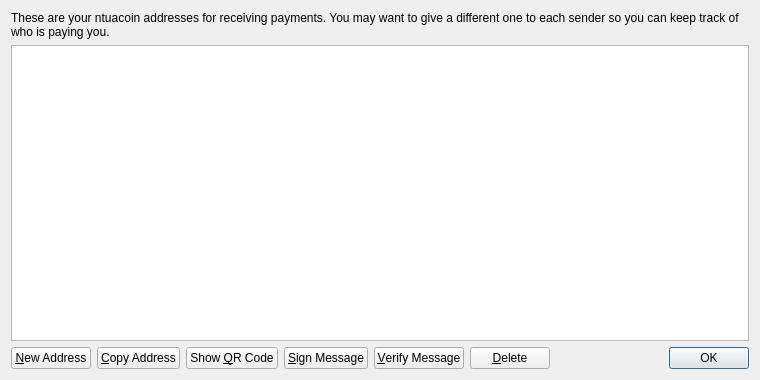
<?xml version="1.0" encoding="UTF-8"?>
<ui version="4.0">
 <class>AddressBookPage</class>
 <widget class="QWidget" name="AddressBookPage">
  <property name="geometry">
   <rect>
    <x>0</x>
    <y>0</y>
    <width>760</width>
    <height>380</height>
   </rect>
  </property>
  <property name="windowTitle">
   <string>Address Book</string>
  </property>
  <layout class="QVBoxLayout" name="verticalLayout">
   <item>
    <widget class="QLabel" name="labelExplanation">
     <property name="text">
      <string>These are your ntuacoin addresses for receiving payments. You may want to give a different one to each sender so you can keep track of who is paying you.</string>
     </property>
     <property name="textFormat">
      <enum>Qt::PlainText</enum>
     </property>
     <property name="wordWrap">
      <bool>true</bool>
     </property>
    </widget>
   </item>
   <item>
    <widget class="QTableView" name="tableView">
     <property name="contextMenuPolicy">
      <enum>Qt::CustomContextMenu</enum>
     </property>
     <property name="toolTip">
      <string>Double-click to edit address or label</string>
     </property>
     <property name="tabKeyNavigation">
      <bool>false</bool>
     </property>
     <property name="alternatingRowColors">
      <bool>true</bool>
     </property>
     <property name="selectionMode">
      <enum>QAbstractItemView::SingleSelection</enum>
     </property>
     <property name="selectionBehavior">
      <enum>QAbstractItemView::SelectRows</enum>
     </property>
     <property name="sortingEnabled">
      <bool>true</bool>
     </property>
     <attribute name="verticalHeaderVisible">
      <bool>false</bool>
     </attribute>
    </widget>
   </item>
   <item>
    <layout class="QHBoxLayout" name="horizontalLayout">
     <item>
      <widget class="QPushButton" name="newAddressButton">
       <property name="toolTip">
        <string>Create a new address</string>
       </property>
       <property name="text">
        <string>&amp;New Address</string>
       </property>
       <property name="icon">
        <iconset resource="../bitcoin.qrc">
         <normaloff>:/icons/add</normaloff>:/icons/add</iconset>
       </property>
      </widget>
     </item>
     <item>
      <widget class="QPushButton" name="copyToClipboard">
       <property name="toolTip">
        <string>Copy the currently selected address to the system clipboard</string>
       </property>
       <property name="text">
        <string>&amp;Copy Address</string>
       </property>
       <property name="icon">
        <iconset resource="../bitcoin.qrc">
         <normaloff>:/icons/editcopy</normaloff>:/icons/editcopy</iconset>
       </property>
      </widget>
     </item>
     <item>
      <widget class="QPushButton" name="showQRCode">
       <property name="text">
        <string>Show &amp;QR Code</string>
       </property>
       <property name="icon">
        <iconset resource="../bitcoin.qrc">
         <normaloff>:/icons/qrcode</normaloff>:/icons/qrcode</iconset>
       </property>
      </widget>
     </item>
     <item>
      <widget class="QPushButton" name="signMessage">
       <property name="toolTip">
        <string>Sign a message to prove you own a Bitcoin address</string>
       </property>
       <property name="text">
        <string>&amp;Sign Message</string>
       </property>
       <property name="icon">
        <iconset resource="../bitcoin.qrc">
         <normaloff>:/icons/edit</normaloff>:/icons/edit</iconset>
       </property>
      </widget>
     </item>
     <item>
      <widget class="QPushButton" name="verifyMessage">
       <property name="toolTip">
        <string>Verify a message to ensure it was signed with a specified Bitcoin address</string>
       </property>
       <property name="text">
        <string>&amp;Verify Message</string>
       </property>
       <property name="icon">
        <iconset resource="../bitcoin.qrc">
         <normaloff>:/icons/transaction_0</normaloff>:/icons/transaction_0</iconset>
       </property>
      </widget>
     </item>
     <item>
      <widget class="QPushButton" name="deleteButton">
       <property name="toolTip">
        <string>Delete the currently selected address from the list. Only sending addresses can be deleted.</string>
       </property>
       <property name="text">
        <string>&amp;Delete</string>
       </property>
       <property name="icon">
        <iconset resource="../bitcoin.qrc">
         <normaloff>:/icons/remove</normaloff>:/icons/remove</iconset>
       </property>
      </widget>
     </item>
     <item>
      <spacer name="horizontalSpacer">
       <property name="orientation">
        <enum>Qt::Horizontal</enum>
       </property>
       <property name="sizeHint" stdset="0">
        <size>
         <width>40</width>
         <height>20</height>
        </size>
       </property>
      </spacer>
     </item>
     <item>
      <widget class="QDialogButtonBox" name="buttonBox">
       <property name="sizePolicy">
        <sizepolicy hsizetype="Maximum" vsizetype="Fixed">
         <horstretch>0</horstretch>
         <verstretch>0</verstretch>
        </sizepolicy>
       </property>
       <property name="standardButtons">
        <set>QDialogButtonBox::Ok</set>
       </property>
      </widget>
     </item>
    </layout>
   </item>
  </layout>
 </widget>
 <resources>
  <include location="../bitcoin.qrc"/>
 </resources>
 <connections/>
</ui>
